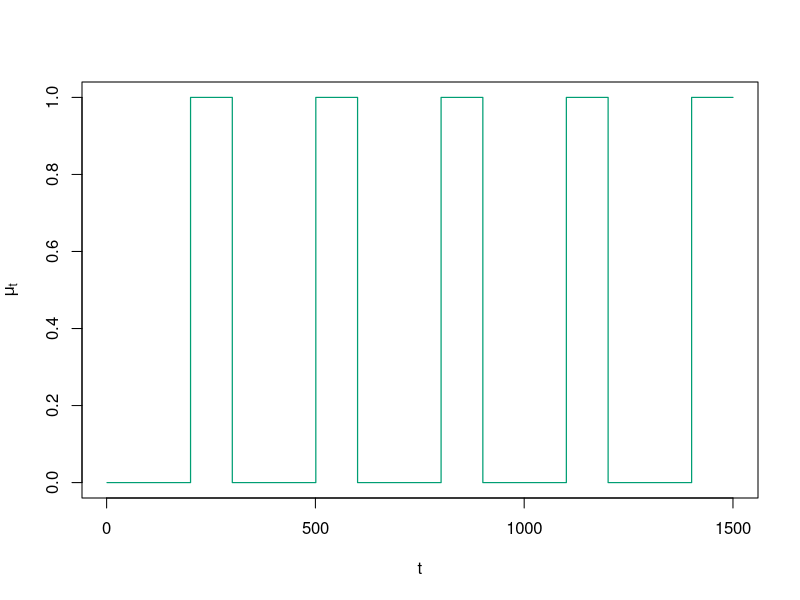
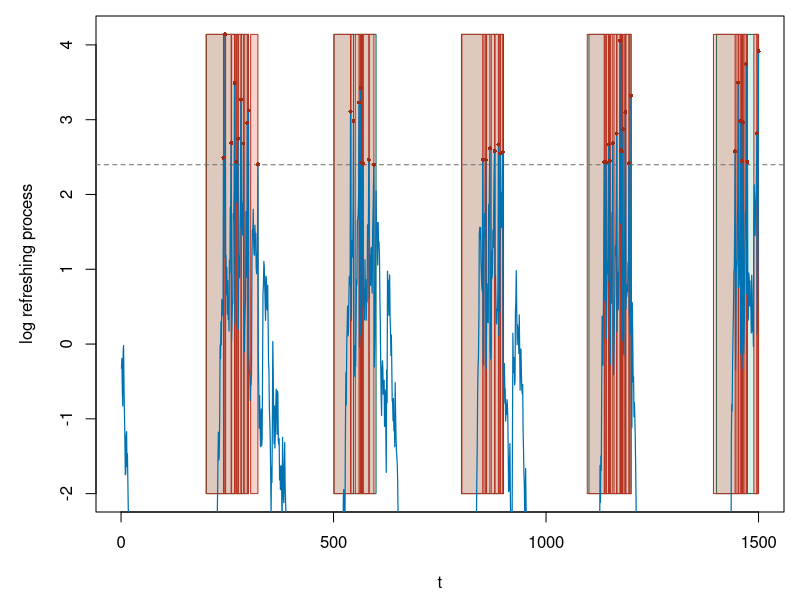
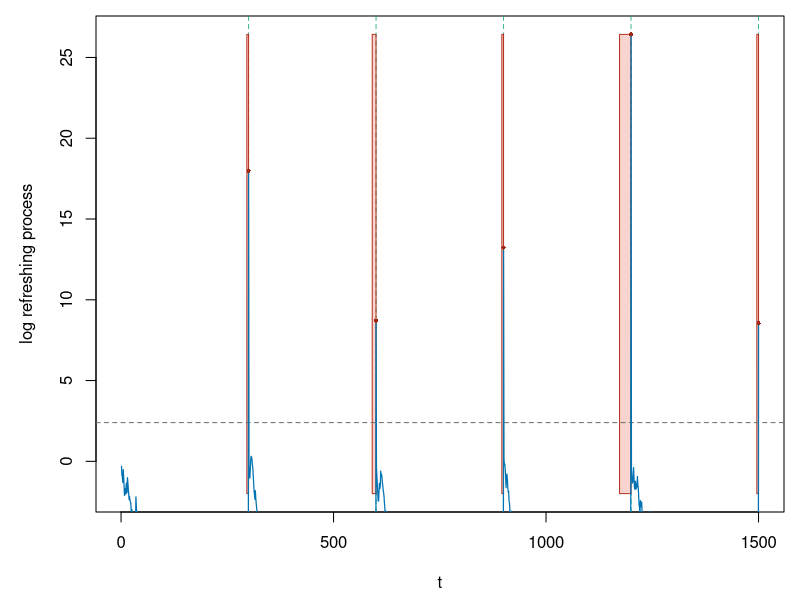

These charts were generated, in order, by the following R code: (Note: this script raises an error after producing the figures.)
## Section 5.1: independent normal simulations.

args <- commandArgs(trailingOnly = FALSE)
script_arg <- args[grepl("^--file=", args)]
root <- dirname(normalizePath(sub("^--file=", "", script_arg[[1]])))
out_dir <- file.path(root, "results")
dir.create(out_dir, recursive = TRUE, showWarnings = FALSE)

T_horizon <- 1500L
lambda <- 0.5
gamma <- 11
n_rep <- 1000L
t_index <- seq_len(T_horizon)

localized_blocks <- function(refreshed) {
  rejection_times <- which(refreshed >= gamma)
  if (!length(rejection_times)) {
    return(data.frame(start = integer(), end = integer()))
  }
  block_start <- 1L
  answer <- vector("list", length(rejection_times))
  for (j in seq_along(rejection_times)) {
    tau <- rejection_times[j]
    block_path <- c(1, refreshed[block_start:tau])
    last_minimum <- max(which(block_path == min(block_path)))
    sigma <- if (last_minimum == 1L) block_start else block_start + last_minimum - 1L
    answer[[j]] <- data.frame(start = sigma, end = tau)
    block_start <- tau + 1L
  }
  do.call(rbind, answer)
}

run_path <- function(mu) {
  x <- rnorm(length(mu), mu, 1)
  e_value <- exp(x - 0.5)
  factor <- 1 - lambda + lambda * e_value
  original <- cumprod(factor)
  refreshed <- numeric(length(mu))
  for (t in seq_along(mu)) {
    refreshed[t] <- if (t == 1L || refreshed[t - 1L] >= gamma) {
      factor[t]
    } else {
      refreshed[t - 1L] * factor[t]
    }
  }
  list(x = x, e_value = e_value, original = original,
       refreshed = refreshed, blocks = localized_blocks(refreshed))
}

path_metrics <- function(path, alternative) {
  covered <- rep(FALSE, length(alternative))
  interval_true <- logical(nrow(path$blocks))
  if (nrow(path$blocks)) {
    for (j in seq_len(nrow(path$blocks))) {
      covered[path$blocks$start[j]:path$blocks$end[j]] <- TRUE
      interval_true[j] <- any(alternative[path$blocks$start[j]:path$blocks$end[j]])
    }
  }
  true_covered <- sum(alternative & covered)
  false_covered <- sum(!alternative & covered)
  c(
    power = true_covered / max(sum(alternative), 1L),
    coverage_fdp = false_covered / max(sum(covered), 1L),
    iou = true_covered / max(sum(alternative | covered), 1L),
    localized_fdp = if (length(interval_true)) mean(!interval_true) else 0
  )
}

signal_intervals <- function(alternative) {
  runs <- rle(alternative)
  ends <- cumsum(runs$lengths)
  starts <- ends - runs$lengths + 1L
  data.frame(start = starts[runs$values], end = ends[runs$values])
}

plot_refreshing_path <- function(path, alternative, file, shocks = FALSE) {
  y <- log(path$refreshed)
  ylim <- range(c(y, log(gamma)), finite = TRUE)
  ylim[1] <- max(ylim[1], -2)
  pdf(file, width = 8, height = 4.8)
  par(mar = c(4.4, 4.8, 0.8, 0.8))
  plot(t_index, y, type = "n", xlab = "t", ylab = "log refreshing process",
       ylim = ylim)
  signals <- signal_intervals(alternative)
  if (shocks) {
    abline(v = signals$start, col = adjustcolor("#009E73", 0.75), lty = 2)
  } else {
    for (j in seq_len(nrow(signals))) {
      rect(signals$start[j], ylim[1], signals$end[j], ylim[2],
           col = adjustcolor("#009E73", 0.14), border = "#006B4F")
    }
  }
  if (nrow(path$blocks)) {
    for (j in seq_len(nrow(path$blocks))) {
      rect(path$blocks$start[j], ylim[1], path$blocks$end[j], ylim[2],
           col = adjustcolor("#E64B35", 0.24), border = "#B83220")
    }
  }
  abline(h = log(gamma), col = "gray45", lty = 2)
  lines(t_index, y, col = "#0072B2", lwd = 1.2)
  rejection_times <- which(path$refreshed >= gamma)
  points(rejection_times, y[rejection_times], pch = 16, cex = 0.55,
         col = "#9E2A16")
  dev.off()
}

alternative_recurring <- ((t_index - 1L) %% 300L) >= 200L
alternative_shocks <- t_index %% 300L == 0L
mu_recurring <- as.numeric(alternative_recurring)
mu_shocks <- 50 * as.numeric(alternative_shocks)

pdf(file.path(out_dir, "Figure5.pdf"), width = 8, height = 2.6)
plot(t_index, mu_recurring, type = "s", xlab = "t", ylab = expression(mu[t]),
     col = "#009E73", lwd = 1.2)
dev.off()

set.seed(20260811L)
representative_recurring <- run_path(mu_recurring)
plot_refreshing_path(representative_recurring, alternative_recurring,
                     file.path(out_dir, "Figure6.pdf"))

set.seed(20260806L)
representative_shocks <- run_path(mu_shocks)
plot_refreshing_path(representative_shocks, alternative_shocks,
                     file.path(out_dir, "Figure7.pdf"), shocks = TRUE)

monte_carlo <- function(mu, alternative, seed) {
  set.seed(seed)
  values <- matrix(NA_real_, nrow = n_rep, ncol = 4L)
  colnames(values) <- c("power", "coverage_fdp", "iou", "localized_fdp")
  for (i in seq_len(n_rep)) {
    values[i, ] <- path_metrics(run_path(mu), alternative)
  }
  list(mean = colMeans(values), sd = apply(values, 2, sd))
}

recurring_mc <- monte_carlo(mu_recurring, alternative_recurring, 20260901L)
shocks_mc <- monte_carlo(mu_shocks, alternative_shocks, 20260902L)

table1 <- data.frame(
  case = c("Alternating periods", "Single-point shocks"),
  power = c(recurring_mc$mean["power"], shocks_mc$mean["power"]),
  coverage_fdp = c(recurring_mc$mean["coverage_fdp"], shocks_mc$mean["coverage_fdp"]),
  iou = c(recurring_mc$mean["iou"], shocks_mc$mean["iou"]),
  localized_fdp = c(recurring_mc$mean["localized_fdp"], shocks_mc$mean["localized_fdp"]),
  n_rep = n_rep
)
write.csv(table1, file.path(out_dir, "Table1.csv"), row.names = FALSE)
print(table1)
